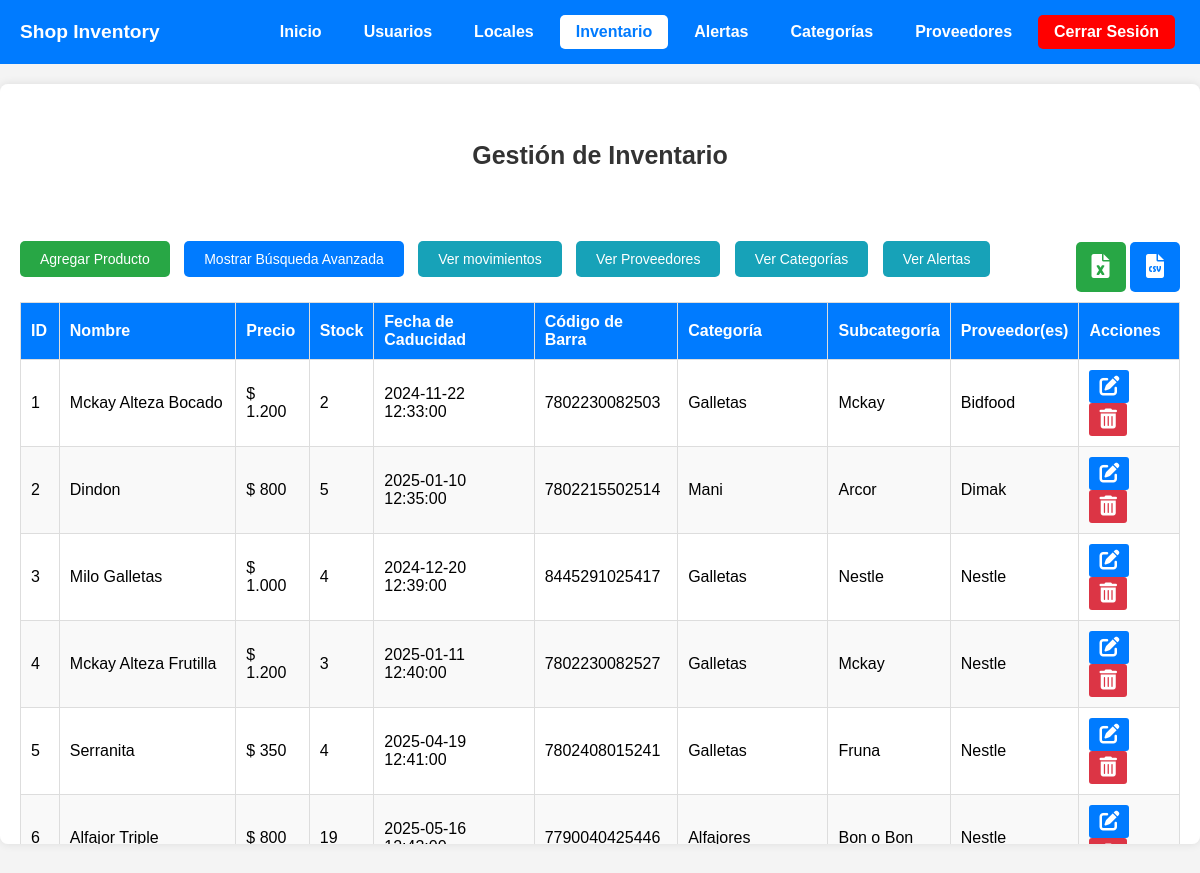
The app's page /admin/index.php with its own data.
### tables this page shows
CREATE TABLE `productos` (
  `id_productos` int(11) NOT NULL,
  `nombre` varchar(200) NOT NULL,
  `precio` int(11) NOT NULL,
  `stock` int(11) NOT NULL,
  `fecha_caducidad` datetime NOT NULL,
  `codigo_barra` varchar(200) NOT NULL,
  `categoria_id` int(11) NOT NULL
);

CREATE TABLE `categoria` (
  `id_categoria` int(11) NOT NULL,
  `nombre` varchar(200) NOT NULL,
  `categoria_padre_id` int(11) DEFAULT NULL
);

### admin/filtros.php (the view, shortened to what this page needs)
<?php
include "db.php";
$nombre = isset($_GET['nombre']) ? '%' . $_GET['nombre'] . '%' : '%';
$precio_min = isset($_GET['precio_min']) ? $_GET['precio_min'] : 0;
$precio_max = isset($_GET['precio_max']) ? $_GET['precio_max'] : PHP_INT_MAX;
$ordenar_por = isset($_GET['ordenar_por']) ? $_GET['ordenar_por'] : '';
$params = [
    $nombre,
    $precio_min,
    $precio_max
];
$query = "SELECT p.*, c.categoria_padre_id, c.nombre AS categoria_nombre FROM productos p
          LEFT JOIN categoria c ON p.categoria_id = c.id_categoria
          WHERE p.nombre LIKE ?
          AND p.precio BETWEEN ? AND ?";
$valid_order_columns = ['precio', 'categoria_nombre', 'nombre', 'id_productos'];
$valid_order_directions = ['ASC', 'DESC'];
if (!empty($ordenar_por) && in_array($ordenar_por, $valid_order_columns)) {
    $order_direction = isset($_GET['ordenar_direction']) && in_array(strtoupper($_GET['ordenar_direction']), $valid_order_directions) ? strtoupper($_GET['ordenar_direction']) : 'ASC';
    if ($ordenar_por == 'precio') {
        $query .= " ORDER BY p.precio " . $order_direction;
    } else {
        $query .= " ORDER BY " . $ordenar_por . " " . $order_direction;
    }
} else {
    $query .= " ORDER BY p.id_productos ASC";
}
$stmt = $pdo->prepare($query);
$stmt->execute($params);
$productos = $stmt->fetchAll(PDO::FETCH_ASSOC);
$categorias_padre = [];
$stmt_cat = $pdo->prepare("SELECT id_categoria, nombre FROM categoria");
$stmt_cat->execute();
$categorias_padre_data = $stmt_cat->fetchAll(PDO::FETCH_ASSOC);
foreach ($categorias_padre_data as $categoria) {
    $categorias_padre[$categoria['id_categoria']] = $categoria['nombre'];
}
if (!empty($productos)) {
    $productos_ids = array_column($productos, 'id_productos');
    $placeholders = implode(',', array_fill(0, count($productos_ids), '?'));
    $proveedores_stmt = $pdo->prepare("SELECT php.productos_id, pr.nombre_proveedor
                                        FROM productos_has_proveedor php
                                        JOIN proveedor pr ON pr.id_proveedor = php.proveedor_id
                                        WHERE php.productos_id IN ($placeholders)");
    $proveedores_stmt->execute($productos_ids);
    $proveedores_data = $proveedores_stmt->fetchAll(PDO::FETCH_ASSOC);
    $proveedores_por_producto = [];
    foreach ($proveedores_data as $proveedor) {
        $proveedores_por_producto[$proveedor['productos_id']][] = $proveedor['nombre_proveedor'];
    }
} else {
    $proveedores_por_producto = [];
}
if (empty($productos)) {
    if (isset($no_results_message)) {
        echo "<tr><td colspan='10'>$no_results_message</td></tr>";
    } else {
        echo "<tr><td colspan='10'>No se han encontrado resultados.</td></tr>";
    }
} else {
    foreach ($productos as $producto) {
        $categoria_mostrada = isset($categorias_padre[$producto['categoria_padre_id']]) ? $categorias_padre[$producto['categoria_padre_id']] : (isset($producto['categoria_nombre']) ? $producto['categoria_nombre'] : 'N/A');
        $subcategoria_mostrada = $producto['categoria_padre_id'] ? $producto['categoria_nombre'] : '';
        $proveedores_str = isset($proveedores_por_producto[$producto['id_productos']]) ? implode(', ', $proveedores_por_producto[$producto['id_productos']]) : '';
        echo "<tr>";
        echo "<td>{$producto['id_productos']}</td>";
        echo "<td>" . htmlspecialchars($producto['nombre']) . "</td>";
        echo "<td>$ " . number_format($producto['precio'], 0, ',', '.') . "</td>";
        echo "<td>{$producto['stock']}</td>";
        echo "<td>{$producto['fecha_caducidad']}</td>";
        echo "<td>{$producto['codigo_barra']}</td>";
        echo "<td>" . htmlspecialchars($categoria_mostrada) . "</td>";
        echo "<td>" . htmlspecialchars($subcategoria_mostrada) . "</td>";
        echo "<td>" . htmlspecialchars($proveedores_str) . "</td>";
        echo "<td>
    <button onclick=\"editProduct(" . htmlspecialchars(json_encode($producto)) . ")\" class='btn-edit'>
        <i class='fas fa-edit' title='Editar'></i>
    </button>
    <form method='POST' style='display:inline'>
        <input type='hidden' name='id_productos' value='{$producto['id_productos']}'>
        <button type='submit' name='delete' class='btn-delete'>
            <i class='fas fa-trash-alt' title='Eliminar'></i>
        </button>
    </form>
</td>";
        echo "</tr>";
    }
}
?>
<!DOCTYPE html>
<html lang="en">
<head>
    <link rel="stylesheet" href="https://cdnjs.cloudflare.com/ajax/libs/font-awesome/6.0.0-beta3/css/all.min.css">
    <link rel="stylesheet" href="css/index.css">
</head>
<body>
</body>
</html>

### admin/index.php (shortened to what this page needs)
<?php
include "exportar.php";
$pdo->exec("ALTER TABLE categoria AUTO_INCREMENT = 1");
?>
<!DOCTYPE html>
<html lang="es">
<head>
    <link rel="stylesheet" href="nav.css">
    <link rel="stylesheet" href="index.css">
    <link rel="stylesheet" href="css/filtros.css">
    <link rel="stylesheet" href="https://cdnjs.cloudflare.com/ajax/libs/font-awesome/5.15.4/css/all.min.css">
    <link href="https://cdn.jsdelivr.net/npm/select2@4.0.13/dist/css/select2.min.css" rel="stylesheet" />
    <link rel="stylesheet" href="https://cdnjs.cloudflare.com/ajax/libs/font-awesome/5.15.3/css/all.min.css">
</head>
<body>
    <nav>
        <ul class="nav-links">
            <li class="brand">Shop Inventory</li>
            <li><a href="menu.php">Inicio</a></li>
            <li><a href="usuarios.php">Usuarios</a></li>
            <li><a href="gestion_local.php">Locales</a></li>
            <li><a href="index.php" class="active">Inventario</a></li>
            <li><a href="alertas.php">Alertas</a></li>
            <li><a href="categorias.php">Categorías</a></li>
            <li><a href="proveedores.php">Proveedores</a></li>
            <li class="logout"><a href="../index.php">Cerrar Sesión</a></li>
        </ul>
    </nav>
    <div class="container1">
        <h1>Gestión de Inventario</h1>
        <br><br><br>
        <div class="action-buttons-container">
            <button class="add-button" onclick="openAddModal()">Agregar Producto</button>
            <button id="toggleFiltersBtn">Mostrar Búsqueda Avanzada</button>
            <button onclick="location.href='historial_movimientos.php'" class="button-ver">Ver movimientos</button>
            <button onclick="location.href='proveedores.php'" class="button-ver">Ver Proveedores</button>
            <button onclick="location.href='categorias.php'" class="button-categorias">Ver Categorías</button>
            <button onclick="location.href='alertas.php'" class="button-alertas">Ver Alertas</button>
        </div>
        <div class="export-buttons-container">
            <form method="post" action="javascript:void(0);">
                <button type="button" onclick="exportToExcel()" class="export-btn excel">
                    <i class="fas fa-file-excel"></i>
                </button>
                <button type="button" onclick="exportToCSV()" class="export-btn csv">
                    <i class="fas fa-file-csv"></i>
                </button>
            </form>
        </div>
        <div class="product-table" id="producTable">
            <table>
                <thead>
                    <tr>
                        <th>ID</th>
                        <th>Nombre</th>
                        <th>Precio</th>
                        <th>Stock</th>
                        <th>Fecha de Caducidad</th>
                        <th>Código de Barra</th>
                        <th>Categoría</th>
                        <th>Subcategoría</th>
                        <th>Proveedor(es)</th>
                        <th>Acciones</th>
                    </tr>
                </thead>
                <tbody id="productTableBody">
                    <?php include 'filtros.php';
                    ?>
                </tbody>
            </table>
        </div>
    </div>
</body>
</html>

### admin/nav.css (style rules this page uses)
nav { background-color: #007bff; padding: 15px; }
nav ul { list-style-type: none; padding: 0; margin: 0; text-align: end; }
nav ul li { display: flex; margin-right: 20px; }
nav ul li a { color: white; text-decoration: none; font-weight: bold; padding: 8px 16px; transition: background-color 0.3s ease; }
nav ul li a.active { background-color: #ffffff; color: #007bff; border-radius: 5px; }
.nav-links { text-align: start; margin-right: auto; display: flex; justify-content: start; align-items: center; list-style-type: none; padding: 0; margin: 0; }
.nav-links .brand { margin-right: auto; color: white; font-weight: bold; padding: 5px; font-size: 1.2em; text-decoration: none; }
nav ul { display: flex; justify-content: flex-end; }
nav ul li { display: flex; margin-right: 10px; text-align: end; }
nav ul li.logout a { background-color: red; padding: 8px 16px; color: white; font-weight: bold; text-decoration: none; transition: background-color 0.3s ease; border-radius: 5px; }

### admin/index.css (style rules this page uses)
body { font-family: 'Arial', sans-serif; background-color: #f4f4f4; margin: 0; padding: 0; }
h1, h2 { color: #333; text-align: center; font-size: 25px; }
.container1 { max-width: 1500px; max-height: 700px; margin: 20px auto; padding: 20px; padding-top: 40px; background-color: #ffffff; border-radius: 8px; box-shadow: 0 0 10px rgba(0, 0, 0, 0.1); overflow-y: auto; }
.button-ver { background-color: #17a2b8; color: white; border: none; padding: 10px 20px; font-size: 14px; border-radius: 5px; cursor: pointer; transition: background-color 0.3s ease; }
.button-categorias { background-color: #17a2b8; color: white; border: none; padding: 10px 20px; font-size: 14px; border-radius: 5px; cursor: pointer; transition: background-color 0.3s ease; }
.add-button { display: inline-block; padding-top: 20px; padding: 10px 20px; background-color: #28a745; color: white; text-decoration: none; border-radius: 5px; margin-bottom: 15px; transition: background-color 0.3s ease; border: none; cursor: pointer; font-size: 14px; }
table { width: 100%; border-collapse: collapse; margin-bottom: 20px; margin-top: 10px; }
table th, table td { border: 1px solid #ddd; padding: 10px; text-align: left; }
table th { background-color: #007bff; color: white; }
table tr:nth-child(even) { background-color: #f9f9f9; }
table button { padding: 5px 10px; background-color: #007bff; color: white; border: none; border-radius: 3px; cursor: pointer; transition: background-color 0.3s ease; }
table button[type="submit"] { background-color: #dc3545; }
.export-buttons-container { display: flex; justify-content: flex-end; gap: 10px; width: 100%; }
.export-btn { justify-content: center; align-items: center; width: 50px; height: 50px; border: none; border-radius: 5px; background-color: transparent; cursor: pointer; padding: 0; }
.export-btn.excel { background-color: #28a745; }
.export-btn.excel i { color: white; font-size: 24px; }
.export-btn.csv { background-color: #007BFF; }
.export-btn.csv i { color: white; font-size: 24px; }
.export-btn i { font-size: 24px; }
button, form button { border: none; cursor: pointer; color: white; font-size: 20px; transition: background-color 0.3s ease; }
.btn-edit { background-color: #007bff; }
.btn-delete { background-color: #dc3545; }
button i, form button i { font-size: 20px; color: white; transition: color 0.3s ease; }
.button-alertas { background-color: #17a2b8; color: white; font-size: 14px; padding: 10px 20px; border: none; border-radius: 5px; cursor: pointer; transition: all 0.3s ease; }

### admin/css/filtros.css (style rules this page uses)
.action-buttons-container { text-align: start; margin-bottom: -50px; }
.add-button, #viewChangesBtn, .button-ver, .button-categorias, #toggleFiltersBtn { font-size: 14px; padding: 10px 20px; border: none; cursor: pointer; display: inline-flex; align-items: center; border-radius: 5px; color: white; transition: all 0.3s ease; margin-right: 10px; }
#toggleFiltersBtn { background-color: #007BFF; color: #fff; border: none; padding: 10px 20px; font-size: 14px; border-radius: 5px; cursor: pointer; margin-bottom: 10px; transition: background-color 0.3s; }

### records on screen
productos: id_productos "1", nombre "Mckay Alteza Bocado", precio "1.200", stock "2", fecha_caducidad "2024-11-22 12:33:00", codigo_barra "7802230082503", categoria.categoria_padre_id "Galletas", categoria.nombre "Mckay", id_productos "Bidfood"
productos: id_productos "2", nombre "Dindon", precio "800", stock "5", fecha_caducidad "2025-01-10 12:35:00", codigo_barra "7802215502514", categoria.categoria_padre_id "Mani", categoria.nombre "Arcor", id_productos "Dimak"
productos: id_productos "3", nombre "Milo Galletas", precio "1.000", stock "4", fecha_caducidad "2024-12-20 12:39:00", codigo_barra "8445291025417", categoria.categoria_padre_id "Galletas", categoria.nombre "Nestle", id_productos "Nestle"
productos: id_productos "4", nombre "Mckay Alteza Frutilla", precio "1.200", stock "3", fecha_caducidad "2025-01-11 12:40:00", codigo_barra "7802230082527", categoria.categoria_padre_id "Galletas", categoria.nombre "Mckay", id_productos "Nestle"
productos: id_productos "5", nombre "Serranita", precio "350", stock "4", fecha_caducidad "2025-04-19 12:41:00", codigo_barra "7802408015241", categoria.categoria_padre_id "Galletas", categoria.nombre "Fruna", id_productos "Nestle"
productos: id_productos "6", nombre "Alfajor Triple", precio "800", stock "19", fecha_caducidad "2025-05-16…", codigo_barra "7790040425446", categoria.categoria_padre_id "Alfajores", categoria.nombre "Bon o Bon", id_productos "Nestle"
